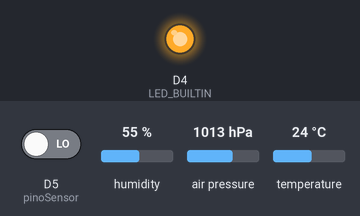
Bench run of a sketch on a simulated ESP8266 (NodeMCU). On the bench: output pins drawn as LEDs (lit = HIGH, except the on-board LED, lit = LOW). The test bench sets the inputs (shaded band); at power-on: D5 (pinoSensor) LOW, humidity 55 %, air pressure 1013 hPa, temperature 24 °C. WiFi joins after 1.5 s; servers stay silent unless stated; network time is answered at once with the bench clock; the local clock reads 2024-03-15 10:24:30 at power-on unless the sketch sets it.

Above: at 44.1 s.
At 120.9 s:
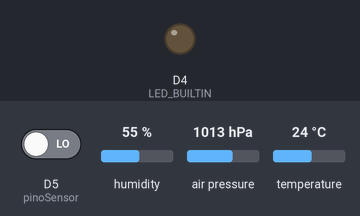
Timing chart, 0 to 122.4 s (numbered marks = the images above):
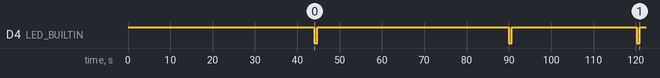

Measured:
- by itself, D4 (LED_BUILTIN): goes LOW 0.69 s, HIGH 45.3 s, LOW 0.69 s, HIGH 29.5 s, LOW 0.69 s, then HIGH

The sketch:

estacao.ino
```cpp
#include <ESP8266WiFiMulti.h>
#include <ThingerESP8266.h>
#include <NTPClient.h>
#include <WiFiUdp.h>
#include <Adafruit_Sensor.h>
#include <Adafruit_BMP280.h>
#include <Adafruit_AHTX0.h>

ESP8266WiFiMulti multiWiFi;
WiFiUDP udp;
NTPClient ntp(udp, "a.st1.ntp.br", -3 * 3600, 60000);

extern void ler_clima(), ler_chuva(), chuva_real(),
  at_hora(), banco_20();


#define USERNAME "wfasolo"
#define DEVICE_ID "Estacao"
#define DEVICE_CREDENTIAL "@#lucas"


Adafruit_AHTX0 aht;
Adafruit_BMP280 bmp;

unsigned long cont = 0, cont1 = 0, cont_conec = 0,
              c_con = 0, cont_BD = 0, cont_ler = 0;
bool forcereboot = false, iniciar = false;
float pres0 = 0, temp0 = 0, umid0 = 0,
      pres1 = 0, temp1 = 0, umid1 = 0,
      pres2 = 0, temp2 = 0, umid2 = 0,
      presBD = 0, tempBD = 0, umidBD = 0;

int chuv = 0, id = 1, i_inic,
    hora = 61, minuto = 61, segundo = 61;

const int pinoSensor = D5;

ThingerESP8266 thing(USERNAME, DEVICE_ID, DEVICE_CREDENTIAL);

void setup() {
  //Serial.begin(115200);
  pinMode(LED_BUILTIN, OUTPUT);
  digitalWrite(LED_BUILTIN, HIGH);
  WiFi.mode(WIFI_STA);
  multiWiFi.addAP("ITANET-FASOLO", "lucas123");
  multiWiFi.addAP("FASOLO", "@@lucas@@");
  multiWiFi.addAP("LAB", "@@lucas@@");
  multiWiFi.addAP("a1", "@1234567@");
  WiFi.setAutoReconnect(true);
  WiFi.persistent(true);
  ntp.begin();
  pinMode(pinoSensor, INPUT);
  bmp.begin(0x77);
  aht.begin();

  {
    sensors_event_t humidity, temp;
    aht.getEvent(&humidity, &temp);
    pres0 = bmp.readPressure() * 0.0101;
    temp0 = (bmp.readTemperature() + temp.temperature) / 2;
    umid0 = humidity.relative_humidity;
    pres2 = pres1 = pres0;
    temp2 = temp1 = temp0;
    umid2 = umid1 = umid0;
  }

  thing["parametros"] >> [](pson& out) {
    out["Chuv"] = chuv;
    out["Pres"] = pres0;
    out["Temp"] = temp0;
    out["Umid"] = umid0;
  };

  thing["Rede"] >> [](pson& out) {
    out["SSID"] = WiFi.SSID();
    out["Sinal"] = WiFi.RSSI();
  };

  thing["Reiniciar"] << [](pson& in) {
    if (in.is_empty()) {
      in = forcereboot;
    } else {
      forcereboot = in ? true : false;
    }
  };
}

void loop() {

  thing.handle();
  conectar();
  reb_esp();
  at_hora();
  banco_1h();
  digitalWrite(LED_BUILTIN, HIGH);
  c_con = 0;

  if (millis() - cont >= 29500) {
    if (segundo == 0 || segundo == 30) {
      digitalWrite(LED_BUILTIN, LOW);
      inicio();
      ler_clima();
      ler_chuva();
      chuva_real();

      cont = (millis());
    }
  }
}
```

voids.ino
```cpp
// parametros de iniciação //
void inicio() {
  if (iniciar == false) {
    if (multiWiFi.run() == WL_CONNECTED) {
      ntp.forceUpdate();

      if (i_inic > 2) {
        iniciar = true;
        i_inic = 0;
      }
      i_inic++;
    }
  }
}

//**** verificar conexão ****//
void conectar() {
  if (multiWiFi.run() != WL_CONNECTED) {
    WiFi.disconnect();
    digitalWrite(LED_BUILTIN, LOW);
    iniciar = false;
    delay(100);
    WiFi.reconnect();
  }
}

//**** Reiniciar NodeMCU ****//
void reb_esp() {
  if (forcereboot == true) {
    ESP.restart();
  }
}

//**** Atualizacao da hora ****//
void at_hora() {
  //dia = ntp.getDay();
  hora = ntp.getHours();
  minuto = ntp.getMinutes();
  segundo = ntp.getSeconds();
}

//**** ler chuva ****//
void ler_chuva() {
  int sens_chuv = 0, i = 0, cc = 0;

  for (i = 1; i <= 10; i++) {
    if (digitalRead(pinoSensor) == HIGH) {
      cc = 0;
    } else {
      cc = 1;
    }

    sens_chuv = sens_chuv + cc;
    delay(15);
    yield();
  }

  sens_chuv = sens_chuv / i;

  if (sens_chuv < 1) {
    chuv = 0;
    id = 0;
  } else {
    chuv = 1;
  }
}

//**** chuva tempo real ****//
void chuva_real() {
  if (id == 0 && chuv == 1) {
    thing.stream(thing["parametros"]);
    delay(10);
    yield();

    ler_chuva();

    if (chuv == 1) {
      pres0 = presBD / cont1,
      temp0 = tempBD / cont1,
      umid0 = umidBD / cont1;

      thing.write_bucket("dados_estacao1", "parametros");
    }
    id = 1;
  }
}

//**** gravacao no banco de dados a cada 20 minutos ****//
void banco_1h() {
  if (segundo <= 10) {
    if (minuto == 0) {
      if (cont_BD == 0) {
        cont_BD = 1;
        pres0 = presBD / cont1,
        temp0 = tempBD / cont1,
        umid0 = umidBD / cont1;
        ler_chuva();

        thing.write_bucket("dados_estacao1", "parametros");

        presBD = 0;
        tempBD = 0;
        umidBD = 0;
        cont1 = 0;
      }
      if (hora == 0) {

        delay(100);
        ESP.restart();
      }
    }
  } else
    cont_BD = 0;
}

//**** ler parametros do clima ****//
void ler_clima() {
  int ii = 0;

  pres2 = pres1;
  pres1 = pres0;

  temp2 = temp1;
  temp1 = temp0;

  umid2 = umid1;
  umid1 = umid0;

  float tp = 0, pr = 0, um = 0;

  for (ii = 0; ii < 5; ii++) {
    sensors_event_t humidity, temp;
    aht.getEvent(&humidity, &temp);
    pr += bmp.readPressure();
    tp += (bmp.readTemperature() + temp.temperature) / 2;
    um += humidity.relative_humidity;
    delay(20);
    yield();

  }

  float tp1 = tp / ii;
  float um1 = um / ii;
  float pr1 = pr / (ii * 100);
  float pr2 = (1 - ((0.0065 * 95) / (tp1 + (0.0065 * 95) + 273.15)));
  float pr3 = pr1 * pow(pr2, (-5.257));

  pres0 = (pr3 + pres0 + pres1 + pres2) / 4;
  temp0 = (tp1 + temp0 + temp1 + temp2) / 4;
  umid0 = (um1 + umid0 + umid1 + umid2) / 4;
  thing.stream(thing["parametros"]);

  presBD += pres0;
  tempBD += temp0;
  umidBD += umid0;
  cont1++;
}
```
